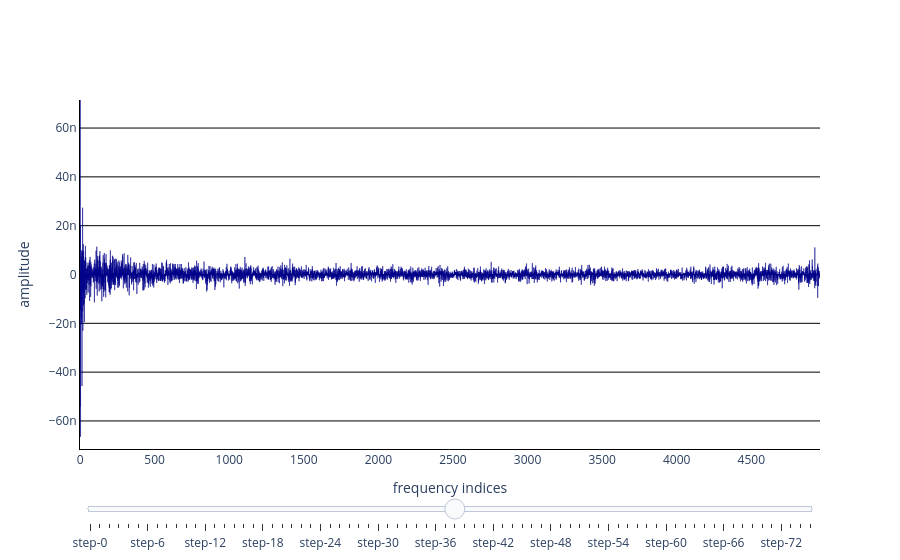

Notebook source saved alongside this figure:
### Markdown cell above
🌟 **Visualize spectrum** <br>

### Code cell
spec = cst@data["gt"].data
mm.viz.plot_spectrum(spec, stc.times)
